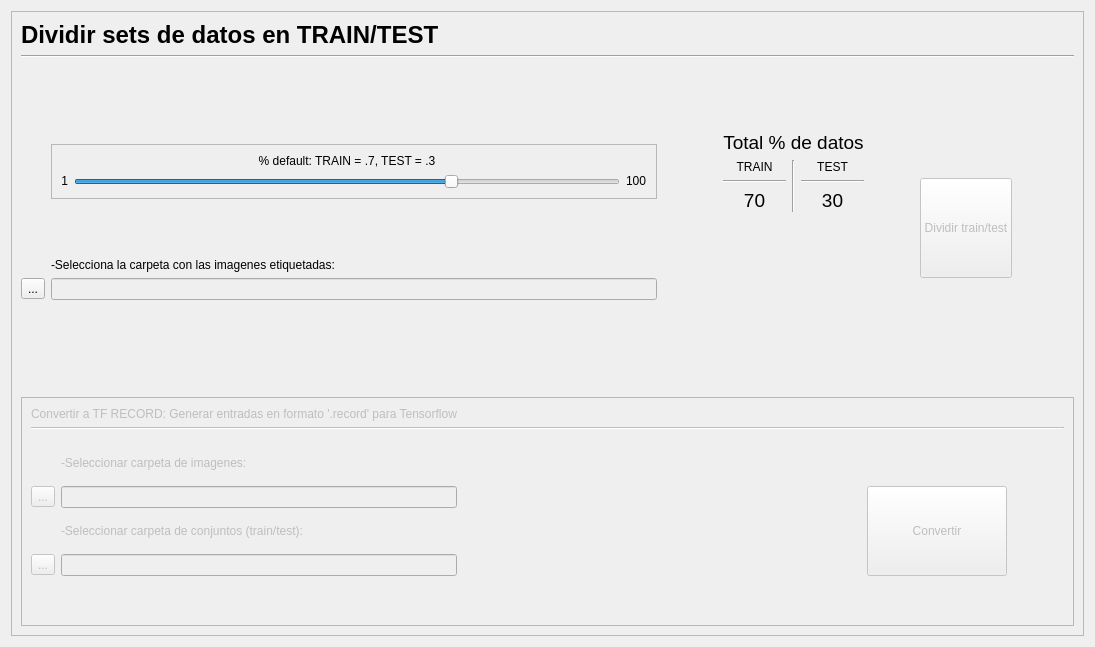
               <widget class="QWidget" name="page_2">
                <property name="geometry">
                 <rect>
                  <x>0</x>
                  <y>0</y>
                  <width>1095</width>
                  <height>647</height>
                 </rect>
                </property>
                <attribute name="label">
                 <string>Paso 2</string>
                </attribute>
                <layout class="QGridLayout" name="gridLayout_21">
                 <item row="0" column="0">
                  <widget class="QFrame" name="frame">
                   <property name="frameShape">
                    <enum>QFrame::StyledPanel</enum>
                   </property>
                   <property name="frameShadow">
                    <enum>QFrame::Raised</enum>
                   </property>
                   <layout class="QGridLayout" name="gridLayout_4">
                    <item row="5" column="3">
                     <layout class="QGridLayout" name="gridLayout_42">
                      <item row="2" column="1">
                       <spacer name="verticalSpacer_21">
                        <property name="orientation">
                         <enum>Qt::Vertical</enum>
                        </property>
                        <property name="sizeHint" stdset="0">
                         <size>
                          <width>20</width>
                          <height>40</height>
                         </size>
                        </property>
                       </spacer>
                      </item>
                      <item row="1" column="2">
                       <spacer name="horizontalSpacer_10">
                        <property name="orientation">
                         <enum>Qt::Horizontal</enum>
                        </property>
                        <property name="sizeType">
                         <enum>QSizePolicy::Fixed</enum>
                        </property>
                        <property name="sizeHint" stdset="0">
                         <size>
                          <width>50</width>
                          <height>20</height>
                         </size>
                        </property>
                       </spacer>
                      </item>
                      <item row="0" column="1">
                       <spacer name="verticalSpacer_15">
                        <property name="orientation">
                         <enum>Qt::Vertical</enum>
                        </property>
                        <property name="sizeHint" stdset="0">
                         <size>
                          <width>20</width>
                          <height>40</height>
                         </size>
                        </property>
                       </spacer>
                      </item>
                      <item row="1" column="0">
                       <spacer name="horizontalSpacer_3">
                        <property name="orientation">
                         <enum>Qt::Horizontal</enum>
                        </property>
                        <property name="sizeType">
                         <enum>QSizePolicy::Fixed</enum>
                        </property>
                        <property name="sizeHint" stdset="0">
                         <size>
                          <width>50</width>
                          <height>20</height>
                         </size>
                        </property>
                       </spacer>
                      </item>
                      <item row="1" column="1">
                       <widget class="QPushButton" name="buttonSplit">
                        <property name="enabled">
                         <bool>false</bool>
                        </property>
                        <property name="sizePolicy">
                         <sizepolicy hsizetype="Fixed" vsizetype="Fixed">
                          <horstretch>0</horstretch>
                          <verstretch>0</verstretch>
                         </sizepolicy>
                        </property>
                        <property name="minimumSize">
                         <size>
                          <width>0</width>
                          <height>100</height>
                         </size>
                        </property>
                        <property name="text">
                         <string>Dividir train/test</string>
                        </property>
                        <property name="default">
                         <bool>false</bool>
                        </property>
                        <property name="flat">
                         <bool>false</bool>
                        </property>
                       </widget>
                      </item>
                     </layout>
                    </item>
                    <item row="7" column="0" colspan="6">
                     <widget class="QFrame" name="frame_4">
                      <property name="enabled">
                       <bool>false</bool>
                      </property>
                      <property name="frameShape">
                       <enum>QFrame::StyledPanel</enum>
                      </property>
                      <property name="frameShadow">
                       <enum>QFrame::Raised</enum>
                      </property>
                      <layout class="QGridLayout" name="gridLayout_7">
                       <item row="2" column="1">
                        <spacer name="verticalSpacer_32">
                         <property name="orientation">
                          <enum>Qt::Vertical</enum>
                         </property>
                         <property name="sizeType">
                          <enum>QSizePolicy::Fixed</enum>
                         </property>
                         <property name="sizeHint" stdset="0">
                          <size>
                           <width>20</width>
                           <height>10</height>
                          </size>
                         </property>
                        </spacer>
                       </item>
                       <item row="3" column="5">
                        <spacer name="horizontalSpacer_23">
                         <property name="orientation">
                          <enum>Qt::Horizontal</enum>
                         </property>
                         <property name="sizeType">
                          <enum>QSizePolicy::Fixed</enum>
                         </property>
                         <property name="sizeHint" stdset="0">
                          <size>
                           <width>45</width>
                           <height>20</height>
                          </size>
                         </property>
                        </spacer>
                       </item>
                       <item row="3" column="1">
                        <layout class="QGridLayout" name="gridLayout_25">
                         <item row="4" column="1">
                          <widget class="QLineEdit" name="lineE4">
                           <property name="enabled">
                            <bool>false</bool>
                           </property>
                           <property name="sizePolicy">
                            <sizepolicy hsizetype="Minimum" vsizetype="Fixed">
                             <horstretch>0</horstretch>
                             <verstretch>0</verstretch>
                            </sizepolicy>
                           </property>
                          </widget>
                         </item>
                         <item row="4" column="0">
                          <widget class="QToolButton" name="mbutton2">
                           <property name="text">
                            <string>...</string>
                           </property>
                          </widget>
                         </item>
                         <item row="0" column="1">
                          <widget class="QLabel" name="label_6">
                           <property name="text">
                            <string>&lt;html&gt;&lt;head/&gt;&lt;body&gt;&lt;p align=&quot;justify&quot;&gt;-Seleccionar carpeta de imagenes:&lt;/p&gt;&lt;/body&gt;&lt;/html&gt;</string>
                           </property>
                          </widget>
                         </item>
                         <item row="2" column="1">
                          <widget class="QLineEdit" name="lineE5">
                           <property name="enabled">
                            <bool>false</bool>
                           </property>
                           <property name="sizePolicy">
                            <sizepolicy hsizetype="Minimum" vsizetype="Fixed">
                             <horstretch>0</horstretch>
                             <verstretch>0</verstretch>
                            </sizepolicy>
                           </property>
                          </widget>
                         </item>
                         <item row="3" column="1">
                          <widget class="QLabel" name="label_22">
                           <property name="text">
                            <string>&lt;html&gt;&lt;head/&gt;&lt;body&gt;&lt;p&gt;-Seleccionar carpeta de conjuntos (train/test):&lt;/p&gt;&lt;/body&gt;&lt;/html&gt;</string>
                           </property>
                          </widget>
                         </item>
                         <item row="2" column="0">
                          <widget class="QToolButton" name="mbutton3">
                           <property name="text">
                            <string>...</string>
                           </property>
                          </widget>
                         </item>
                        </layout>
                       </item>
                       <item row="0" column="1">
                        <widget class="QLabel" name="label_18">
                         <property name="sizePolicy">
                          <sizepolicy hsizetype="Fixed" vsizetype="Fixed">
                           <horstretch>0</horstretch>
                           <verstretch>0</verstretch>
                          </sizepolicy>
                         </property>
                         <property name="text">
                          <string>&lt;html&gt;&lt;head/&gt;&lt;body&gt;&lt;p&gt;Convertir a TF RECORD: Generar entradas en formato '.record' para Tensorflow&lt;/p&gt;&lt;/body&gt;&lt;/html&gt;</string>
                         </property>
                        </widget>
                       </item>
                       <item row="3" column="2">
                        <spacer name="horizontalSpacer_4">
                         <property name="orientation">
                          <enum>Qt::Horizontal</enum>
                         </property>
                         <property name="sizeType">
                          <enum>QSizePolicy::Expanding</enum>
                         </property>
                         <property name="sizeHint" stdset="0">
                          <size>
                           <width>200</width>
                           <height>20</height>
                          </size>
                         </property>
                        </spacer>
                       </item>
                       <item row="3" column="3">
                        <layout class="QGridLayout" name="gridLayout_19">
                         <item row="0" column="0">
                          <spacer name="verticalSpacer_34">
                           <property name="orientation">
                            <enum>Qt::Vertical</enum>
                           </property>
                           <property name="sizeHint" stdset="0">
                            <size>
                             <width>20</width>
                             <height>40</height>
                            </size>
                           </property>
                          </spacer>
                         </item>
                         <item row="1" column="0">
                          <widget class="QPushButton" name="buttonConvert">
                           <property name="enabled">
                            <bool>false</bool>
                           </property>
                           <property name="sizePolicy">
                            <sizepolicy hsizetype="Fixed" vsizetype="Fixed">
                             <horstretch>0</horstretch>
                             <verstretch>0</verstretch>
                            </sizepolicy>
                           </property>
                           <property name="minimumSize">
                            <size>
                             <width>140</width>
                             <height>90</height>
                            </size>
                           </property>
                           <property name="text">
                            <string>Convertir</string>
                           </property>
                          </widget>
                         </item>
                        </layout>
                       </item>
                       <item row="1" column="1" colspan="5">
                        <widget class="Line" name="line_6">
                         <property name="orientation">
                          <enum>Qt::Horizontal</enum>
                         </property>
                        </widget>
                       </item>
                       <item row="5" column="3">
                        <spacer name="verticalSpacer_35">
                         <property name="orientation">
                          <enum>Qt::Vertical</enum>
                         </property>
                         <property name="sizeHint" stdset="0">
                          <size>
                           <width>20</width>
                           <height>40</height>
                          </size>
                         </property>
                        </spacer>
                       </item>
                      </layout>
                     </widget>
                    </item>
                    <item row="5" column="0" colspan="3">
                     <layout class="QGridLayout" name="gridLayout_43">
                      <item row="0" column="4">
                       <layout class="QGridLayout" name="gridLayout_35">
                        <item row="1" column="0">
                         <widget class="QLabel" name="label_7">
                          <property name="sizePolicy">
                           <sizepolicy hsizetype="Preferred" vsizetype="Fixed">
                            <horstretch>0</horstretch>
                            <verstretch>0</verstretch>
                           </sizepolicy>
                          </property>
                          <property name="text">
                           <string>&lt;html&gt;&lt;head/&gt;&lt;body&gt;&lt;p align=&quot;center&quot;&gt;&lt;span style=&quot; font-size:14pt;&quot;&gt;Total % de datos&lt;/span&gt;&lt;/p&gt;&lt;/body&gt;&lt;/html&gt;</string>
                          </property>
                         </widget>
                        </item>
                        <item row="2" column="0">
                         <layout class="QGridLayout" name="gridLayout_5">
                          <property name="sizeConstraint">
                           <enum>QLayout::SetMaximumSize</enum>
                          </property>
                          <item row="2" column="4">
                           <widget class="QLabel" name="labeltestval">
                            <property name="font">
                             <font>
                              <pointsize>14</pointsize>
                              <weight>50</weight>
                              <bold>false</bold>
                             </font>
                            </property>
                            <property name="text">
                             <string>&lt;html&gt;&lt;head/&gt;&lt;body&gt;&lt;p align=&quot;center&quot;&gt;&lt;span style=&quot; font-size:14pt; font-weight:400;&quot;&gt;30&lt;/span&gt;&lt;/p&gt;&lt;/body&gt;&lt;/html&gt;</string>
                            </property>
                            <property name="alignment">
                             <set>Qt::AlignCenter</set>
                            </property>
                           </widget>
                          </item>
                          <item row="0" column="4">
                           <widget class="QLabel" name="label_9">
                            <property name="sizePolicy">
                             <sizepolicy hsizetype="Preferred" vsizetype="Fixed">
                              <horstretch>0</horstretch>
                              <verstretch>0</verstretch>
                             </sizepolicy>
                            </property>
                            <property name="text">
                             <string>&lt;html&gt;&lt;head/&gt;&lt;body&gt;&lt;p align=&quot;center&quot;&gt;TEST&lt;/p&gt;&lt;/body&gt;&lt;/html&gt;</string>
                            </property>
                           </widget>
                          </item>
                          <item row="0" column="2" rowspan="3">
                           <widget class="Line" name="line_4">
                            <property name="orientation">
                             <enum>Qt::Vertical</enum>
                            </property>
                           </widget>
                          </item>
                          <item row="1" column="1">
                           <widget class="Line" name="line_3">
                            <property name="orientation">
                             <enum>Qt::Horizontal</enum>
                            </property>
                           </widget>
                          </item>
                          <item row="2" column="1">
                           <widget class="QLabel" name="label_trainval">
                            <property name="font">
                             <font>
                              <pointsize>14</pointsize>
                              <weight>50</weight>
                              <bold>false</bold>
                             </font>
                            </property>
                            <property name="text">
                             <string>&lt;html&gt;&lt;head/&gt;&lt;body&gt;&lt;p align=&quot;center&quot;&gt;&lt;span style=&quot; font-size:14pt; font-weight:400;&quot;&gt;70&lt;/span&gt;&lt;/p&gt;&lt;/body&gt;&lt;/html&gt;</string>
                            </property>
                            <property name="alignment">
                             <set>Qt::AlignCenter</set>
                            </property>
                           </widget>
                          </item>
                          <item row="0" column="1">
                           <widget class="QLabel" name="label_8">
                            <property name="sizePolicy">
                             <sizepolicy hsizetype="Preferred" vsizetype="Fixed">
                              <horstretch>0</horstretch>
                              <verstretch>0</verstretch>
                             </sizepolicy>
                            </property>
                            <property name="text">
                             <string>&lt;html&gt;&lt;head/&gt;&lt;body&gt;&lt;p align=&quot;center&quot;&gt;TRAIN&lt;/p&gt;&lt;/body&gt;&lt;/html&gt;</string>
                            </property>
                           </widget>
                          </item>
                          <item row="1" column="4">
                           <widget class="Line" name="line_5">
                            <property name="orientation">
                             <enum>Qt::Horizontal</enum>
                            </property>
                           </widget>
                          </item>
                         </layout>
                        </item>
                       </layout>
                      </item>
                      <item row="2" column="2">
                       <widget class="QLabel" name="label_13">
                        <property name="text">
                         <string>&lt;html&gt;&lt;head/&gt;&lt;body&gt;&lt;p&gt;-Selecciona la carpeta con las imagenes etiquetadas:&lt;/p&gt;&lt;/body&gt;&lt;/html&gt;</string>
                        </property>
                       </widget>
                      </item>
                      <item row="3" column="2">
                       <widget class="QLineEdit" name="lineE2">
                        <property name="enabled">
                         <bool>false</bool>
                        </property>
                        <property name="inputMask">
                         <string/>
                        </property>
                       </widget>
                      </item>
                      <item row="1" column="2">
                       <spacer name="verticalSpacer_11">
                        <property name="orientation">
                         <enum>Qt::Vertical</enum>
                        </property>
                        <property name="sizeType">
                         <enum>QSizePolicy::Fixed</enum>
                        </property>
                        <property name="sizeHint" stdset="0">
                         <size>
                          <width>20</width>
                          <height>40</height>
                         </size>
                        </property>
                       </spacer>
                      </item>
                      <item row="0" column="3">
                       <spacer name="horizontalSpacer_33">
                        <property name="orientation">
                         <enum>Qt::Horizontal</enum>
                        </property>
                        <property name="sizeType">
                         <enum>QSizePolicy::Fixed</enum>
                        </property>
                        <property name="sizeHint" stdset="0">
                         <size>
                          <width>60</width>
                          <height>20</height>
                         </size>
                        </property>
                       </spacer>
                      </item>
                      <item row="3" column="0">
                       <widget class="QToolButton" name="mbutton1">
                        <property name="text">
                         <string>...</string>
                        </property>
                       </widget>
                      </item>
                      <item row="0" column="2">
                       <widget class="QFrame" name="frame_14">
                        <property name="sizePolicy">
                         <sizepolicy hsizetype="MinimumExpanding" vsizetype="Fixed">
                          <horstretch>0</horstretch>
                          <verstretch>0</verstretch>
                         </sizepolicy>
                        </property>
                        <property name="frameShape">
                         <enum>QFrame::StyledPanel</enum>
                        </property>
                        <property name="frameShadow">
                         <enum>QFrame::Raised</enum>
                        </property>
                        <layout class="QGridLayout" name="gridLayout_23">
                         <item row="2" column="5">
                          <widget class="QSlider" name="SliderPorcentaje">
                           <property name="minimum">
                            <number>1</number>
                           </property>
                           <property name="maximum">
                            <number>100</number>
                           </property>
                           <property name="singleStep">
                            <number>10</number>
                           </property>
                           <property name="pageStep">
                            <number>10</number>
                           </property>
                           <property name="value">
                            <number>70</number>
                           </property>
                           <property name="orientation">
                            <enum>Qt::Horizontal</enum>
                           </property>
                          </widget>
                         </item>
                         <item row="0" column="5">
                          <widget class="QLabel" name="label_15">
                           <property name="text">
                            <string>&lt;html&gt;&lt;head/&gt;&lt;body&gt;&lt;p align=&quot;center&quot;&gt;% default: TRAIN = .7, TEST = .3&lt;/p&gt;&lt;/body&gt;&lt;/html&gt;</string>
                           </property>
                          </widget>
                         </item>
                         <item row="2" column="6">
                          <widget class="QLabel" name="label_11">
                           <property name="text">
                            <string>&lt;html&gt;&lt;head/&gt;&lt;body&gt;&lt;p&gt;100&lt;/p&gt;&lt;/body&gt;&lt;/html&gt;</string>
                           </property>
                          </widget>
                         </item>
                         <item row="2" column="3">
                          <widget class="QLabel" name="label_12">
                           <property name="text">
                            <string>&lt;html&gt;&lt;head/&gt;&lt;body&gt;&lt;p align=&quot;right&quot;&gt;1&lt;/p&gt;&lt;/body&gt;&lt;/html&gt;</string>
                           </property>
                          </widget>
                         </item>
                        </layout>
                       </widget>
                      </item>
                      <item row="4" column="2">
                       <spacer name="verticalSpacer_16">
                        <property name="orientation">
                         <enum>Qt::Vertical</enum>
                        </property>
                        <property name="sizeType">
                         <enum>QSizePolicy::Fixed</enum>
                        </property>
                        <property name="sizeHint" stdset="0">
                         <size>
                          <width>10</width>
                          <height>25</height>
                         </size>
                        </property>
                       </spacer>
                      </item>
                     </layout>
                    </item>
                    <item row="3" column="0" colspan="6">
                     <widget class="Line" name="line_2">
                      <property name="orientation">
                       <enum>Qt::Horizontal</enum>
                      </property>
                     </widget>
                    </item>
                    <item row="4" column="0">
                     <spacer name="verticalSpacer_33">
                      <property name="orientation">
                       <enum>Qt::Vertical</enum>
                      </property>
                      <property name="sizeHint" stdset="0">
                       <size>
                        <width>20</width>
                        <height>40</height>
                       </size>
                      </property>
                     </spacer>
                    </item>
                    <item row="0" column="0" colspan="4">
                     <widget class="QLabel" name="label_10">
                      <property name="sizePolicy">
                       <sizepolicy hsizetype="Fixed" vsizetype="Fixed">
                        <horstretch>0</horstretch>
                        <verstretch>0</verstretch>
                       </sizepolicy>
                      </property>
                      <property name="text">
                       <string>&lt;html&gt;&lt;head/&gt;&lt;body&gt;&lt;p&gt;&lt;span style=&quot; font-size:18pt; font-weight:600;&quot;&gt;Dividir sets de datos en TRAIN/TEST&lt;/span&gt;&lt;/p&gt;&lt;/body&gt;&lt;/html&gt;</string>
                      </property>
                     </widget>
                    </item>
                    <item row="6" column="2">
                     <spacer name="horizontalSpacer_18">
                      <property name="orientation">
                       <enum>Qt::Horizontal</enum>
                      </property>
                      <property name="sizeHint" stdset="0">
                       <size>
                        <width>36</width>
                        <height>29</height>
                       </size>
                      </property>
                     </spacer>
                    </item>
                    <item row="6" column="0">
                     <spacer name="verticalSpacer_12">
                      <property name="orientation">
                       <enum>Qt::Vertical</enum>
                      </property>
                      <property name="sizeHint" stdset="0">
                       <size>
                        <width>20</width>
                        <height>40</height>
                       </size>
                      </property>
                     </spacer>
                    </item>
                   </layout>
                  </widget>
                 </item>
                </layout>
               </widget>
